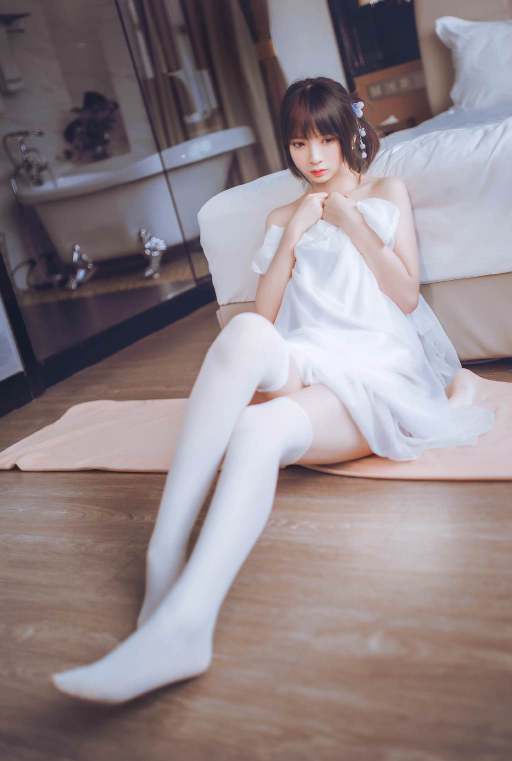
#> input picture picture_material/beauty_leg3.jpg, 1024 x 1522 px, found by its file name (shown at 1/2 size)
$ python 3.exercise2.py
#> lines starting #> are read from the running program, lines starting #| are printed output that depends on the picture
#编写程序，使用cv2.warpAffine()函数将一幅图像放大为原来的1/2后，顺时针旋转90°，再向左平移20个单位，向上平移20单位，不改变图像大小
from this import d
import cv2
import numpy as np

img1 = cv2.imread("picture_material/beauty_leg3.jpg")
#> img1 is the input picture: shape (1522, 1024, 3); mean B, G, R 137.4, 133.4, 145.1

h,w = img1.shape[0:2]
#> h = 1522; w = 1024
M = np.float32([[1, 0, -20], [0, 1, -20]])

dst = cv2.resize(img1, None, fx = 0.5, fy = 0.5, interpolation = cv2.INTER_AREA)
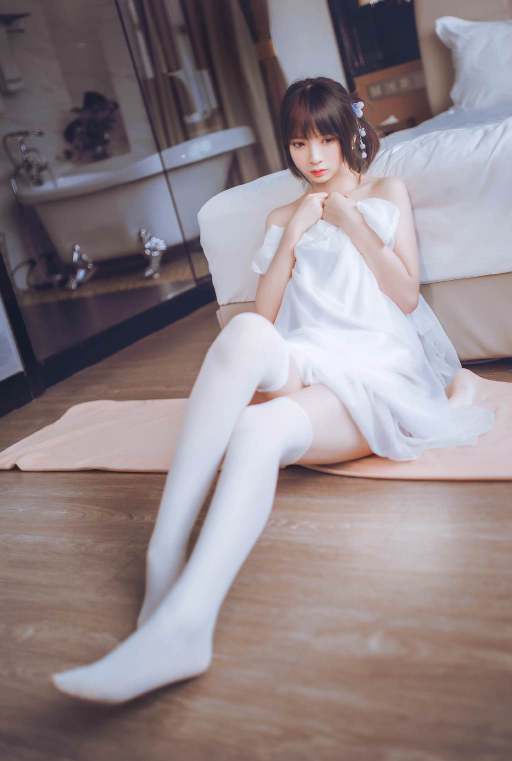
#> dst: shape (761, 512, 3); mean B, G, R 137.5, 133.5, 145.2

cols,rows = dst.shape[0:2]
#> cols = 761; rows = 512
M1 = cv2.getRotationMatrix2D((cols/2, rows/2), 90, -1)

dst1 = cv2.warpAffine(dst, M1, (cols, rows), borderValue=(255,255,255))
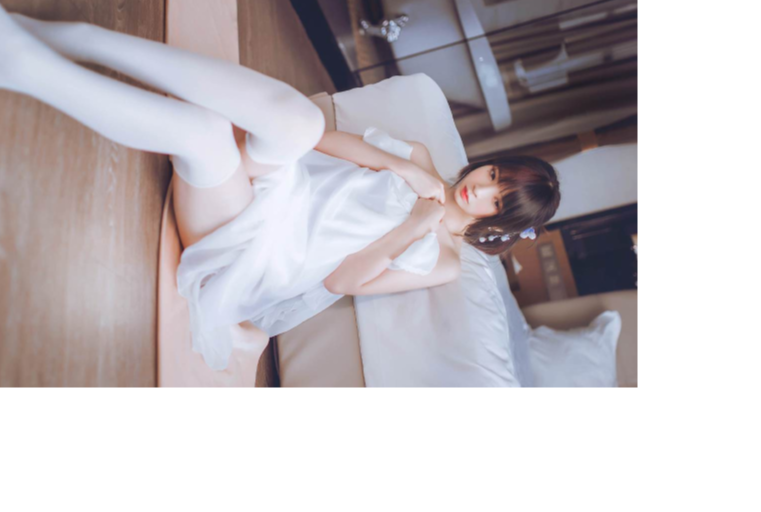
#> dst1: shape (512, 761, 3); mean B, G, R 194.2, 190.2, 195.8

dst2 = cv2.warpAffine(dst1, M, (2 * cols, 2 * rows))
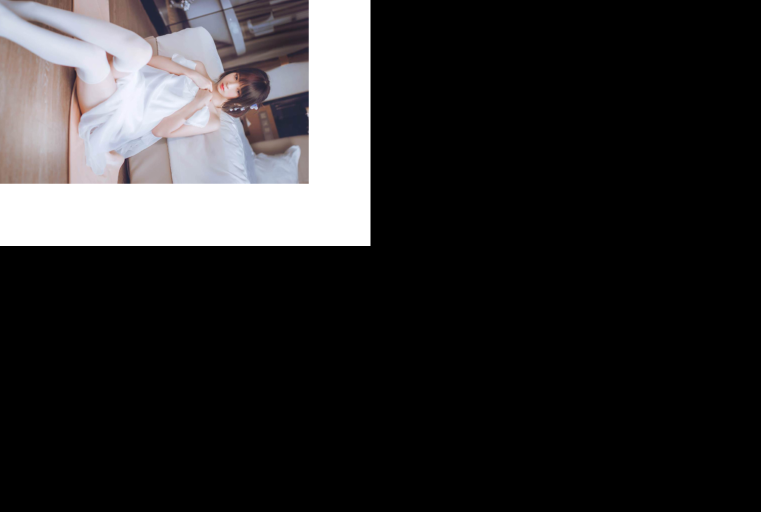
#> dst2: shape (1024, 1522, 3) (shown at 1/2 size); mean B, G, R 46.3, 45.3, 46.5

cv2.imshow("resize",dst)
cv2.imshow("rotate",dst1)
cv2.imshow("pan",dst2)

cols = int(cols / 2)
#> cols = 380
rows = int(rows / 2)
#> rows = 256


#编写程序，将一幅图像剪切为源图像的一半
img2 = dst[0:rows, 0:cols]
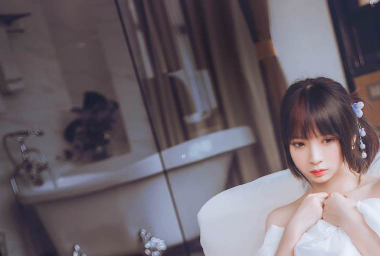
#> img2: shape (256, 380, 3); mean B, G, R 107.1, 99.4, 108.5
cv2.imshow("img cut",img2)


#编写程序，使用cv2。flip()函数对一幅图像分别进行x轴镜像变换，y轴镜像变换以及对角变换
dst3 = cv2.flip(dst, 0)
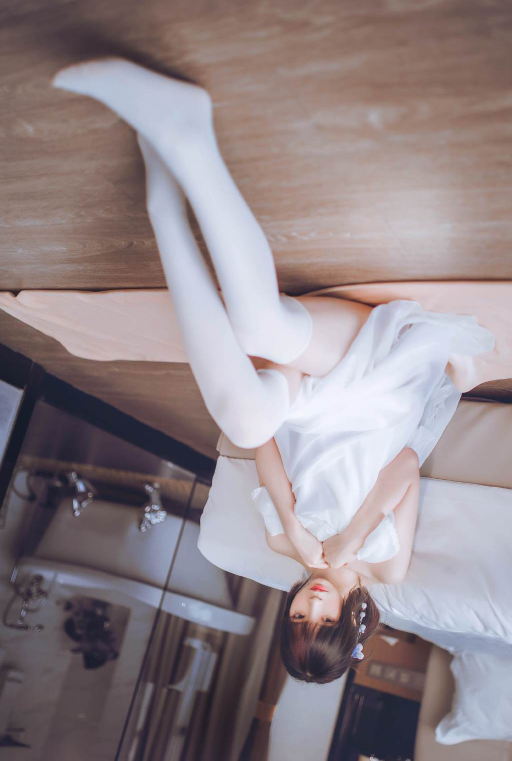
#> dst3: shape (761, 512, 3); mean B, G, R 137.5, 133.5, 145.2
dst4 = cv2.flip(dst, 1)
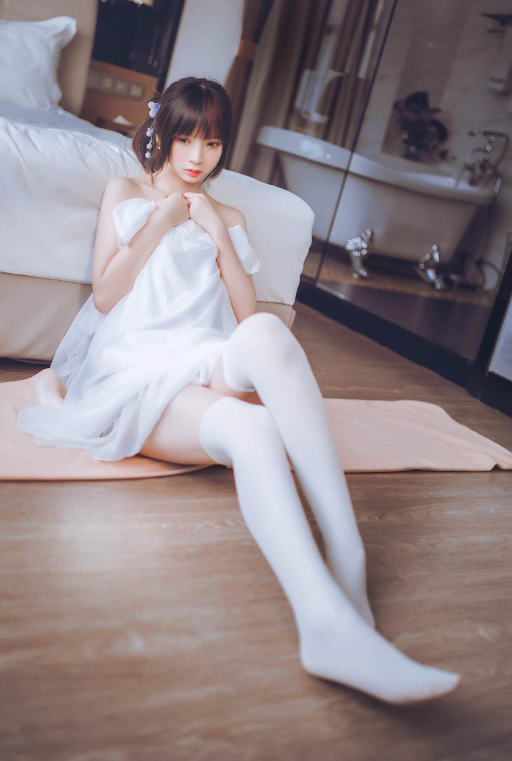
#> dst4: shape (761, 512, 3); mean B, G, R 137.5, 133.5, 145.2
dst5 = cv2.flip(dst, -1)
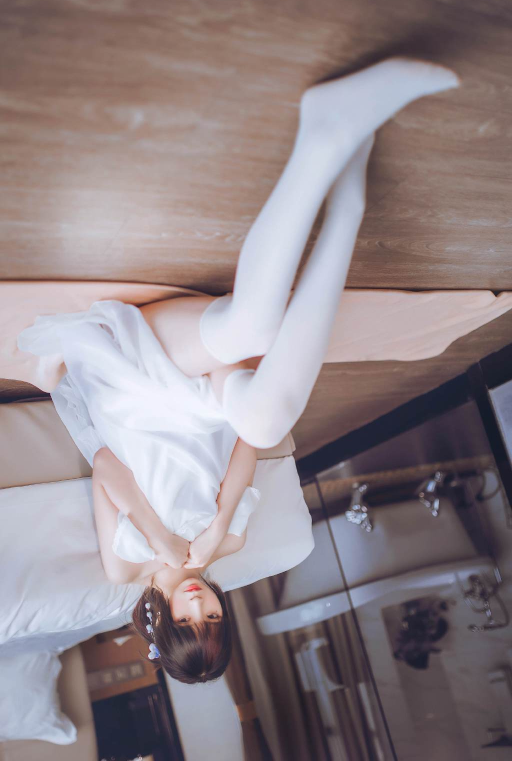
#> dst5: shape (761, 512, 3); mean B, G, R 137.5, 133.5, 145.2
cv2.imshow("x axis transformation", dst3)
cv2.imshow("y axis transformation", dst4)
cv2.imshow("Diagonal transformation", dst5)

cv2.waitKey()

$ run again, with picture_material/beauty_leg2.jpg copied over picture_material/beauty_leg3.jpg
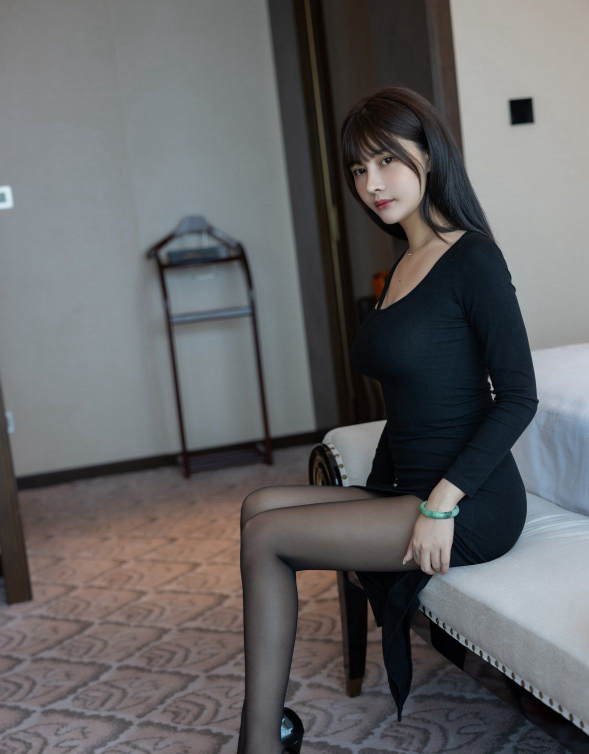
#> input picture picture_material/beauty_leg2.jpg, 1178 x 1507 px, found by its file name (shown at 1/2 size)
#> img1 is the input picture: shape (1507, 1178, 3); mean B, G, R 101.2, 99.8, 100.1
#> `dst4 = cv2.flip(dst, 1)`:
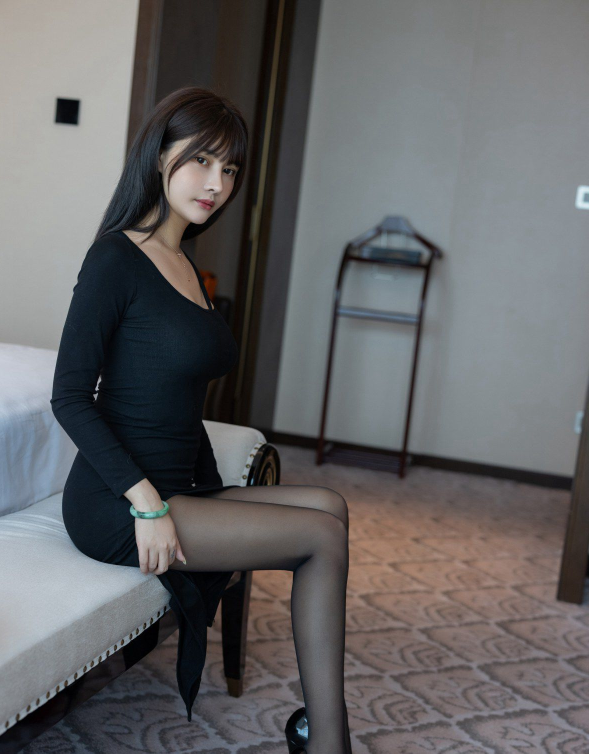
#> dst4: shape (754, 589, 3); mean B, G, R 101.3, 99.9, 100.2
#> `dst5 = cv2.flip(dst, -1)`:
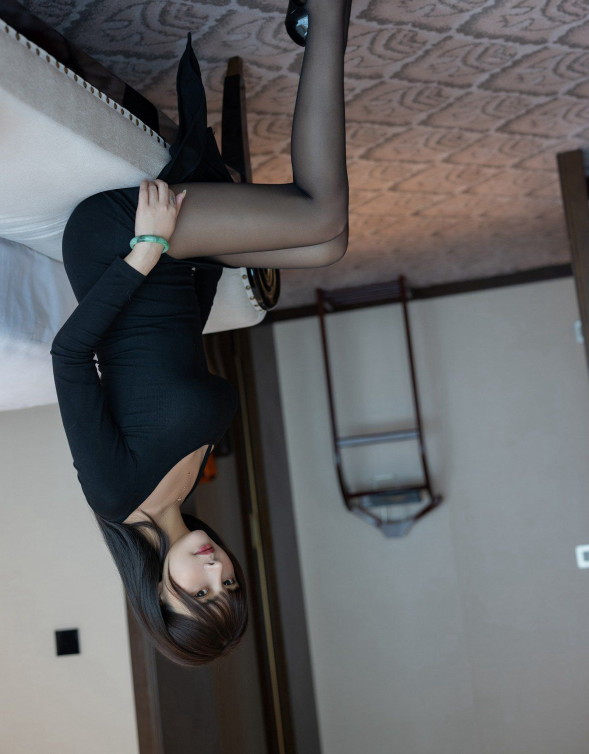
#> dst5: shape (754, 589, 3); mean B, G, R 101.3, 99.9, 100.2

$ run again, with picture_material/1.jpg copied over picture_material/beauty_leg3.jpg
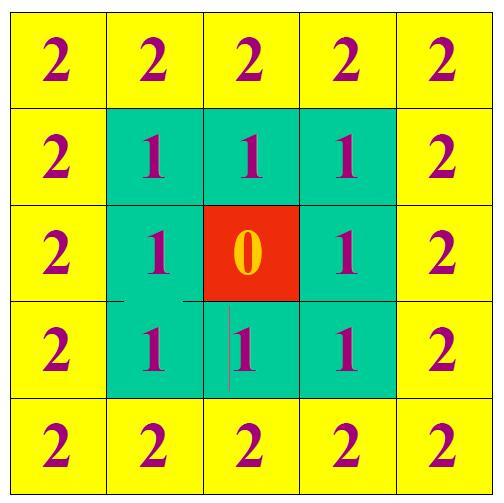
#> input picture picture_material/1.jpg, 504 x 503 px, found by its file name
#> img1 is the input picture: shape (503, 504, 3); mean B, G, R 71.4, 216.3, 174.1
#> `img2 = dst[0:rows, 0:cols]`:
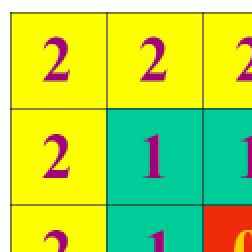
#> img2: shape (126, 126, 3) (shown 2 times larger); mean B, G, R 72.6, 216.8, 174.6
#> `dst5 = cv2.flip(dst, -1)`:
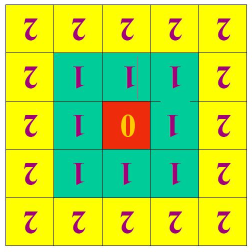
#> dst5: shape (252, 252, 3); mean B, G, R 71.9, 216.5, 174.4
